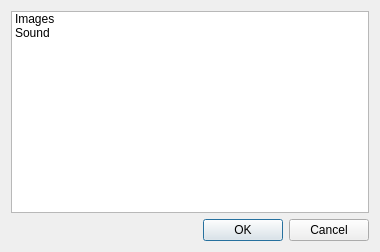
<?xml version="1.0" encoding="UTF-8"?>
<ui version="4.0">
 <class>ImportMenu</class>
 <widget class="QDialog" name="ImportMenu">
  <property name="windowModality">
   <enum>Qt::WindowModal</enum>
  </property>
  <property name="geometry">
   <rect>
    <x>0</x>
    <y>0</y>
    <width>380</width>
    <height>252</height>
   </rect>
  </property>
  <property name="windowTitle">
   <string>Import...</string>
  </property>
  <property name="modal">
   <bool>false</bool>
  </property>
  <layout class="QVBoxLayout" name="verticalLayout">
   <item>
    <widget class="QListWidget" name="options">
     <item>
      <property name="text">
       <string>Images</string>
      </property>
     </item>
     <item>
      <property name="text">
       <string>Sound</string>
      </property>
     </item>
    </widget>
   </item>
   <item>
    <widget class="QDialogButtonBox" name="buttonBox">
     <property name="orientation">
      <enum>Qt::Horizontal</enum>
     </property>
     <property name="standardButtons">
      <set>QDialogButtonBox::Cancel|QDialogButtonBox::Ok</set>
     </property>
    </widget>
   </item>
  </layout>
 </widget>
 <resources/>
 <connections>
  <connection>
   <sender>buttonBox</sender>
   <signal>accepted()</signal>
   <receiver>ImportMenu</receiver>
   <slot>accept()</slot>
   <hints>
    <hint type="sourcelabel">
     <x>248</x>
     <y>254</y>
    </hint>
    <hint type="destinationlabel">
     <x>157</x>
     <y>274</y>
    </hint>
   </hints>
  </connection>
  <connection>
   <sender>buttonBox</sender>
   <signal>rejected()</signal>
   <receiver>ImportMenu</receiver>
   <slot>reject()</slot>
   <hints>
    <hint type="sourcelabel">
     <x>316</x>
     <y>260</y>
    </hint>
    <hint type="destinationlabel">
     <x>286</x>
     <y>274</y>
    </hint>
   </hints>
  </connection>
  <connection>
   <sender>options</sender>
   <signal>itemDoubleClicked(QListWidgetItem*)</signal>
   <receiver>ImportMenu</receiver>
   <slot>accept()</slot>
   <hints>
    <hint type="sourcelabel">
     <x>189</x>
     <y>107</y>
    </hint>
    <hint type="destinationlabel">
     <x>189</x>
     <y>125</y>
    </hint>
   </hints>
  </connection>
 </connections>
</ui>
